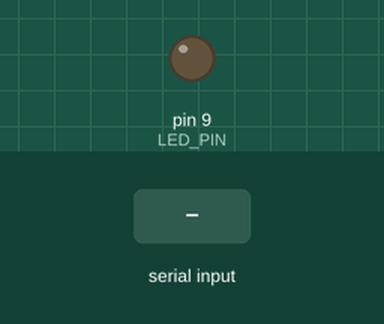
Simulated run of this sketch. Board: Arduino Uno, built with avr-gcc and run on an emulated ATmega328P. Parts: output pins drawn as LEDs (lit = HIGH). The inputs (shaded band) are chosen by the test bench.

Above: at 1.2 s.
1.3 s: "90,45\n" received over Serial
At 1.9 s:
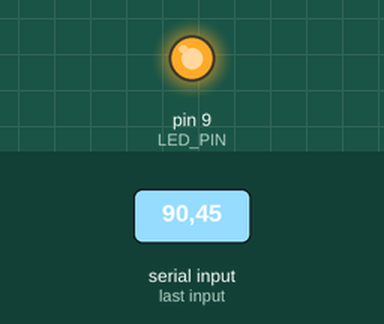
2.8 s: "90\n" received over Serial
At 4.0 s:
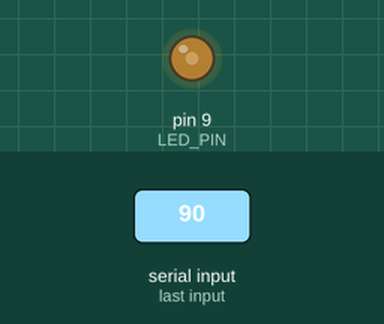
4.3 s: "30,150\n" received over Serial
At 5.5 s:
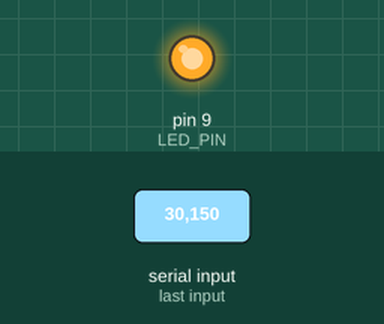
Timing chart, 0 to 7.3 s (numbered marks = the images above; inputs shaded):
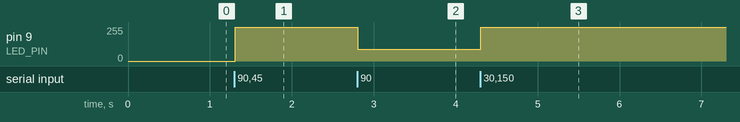

The sketch:

lightadjuster.ino
```cpp
const int LED_PIN = 9;

String inputString = "";
bool stringComplete = false;

void setup() {
  pinMode(LED_PIN, OUTPUT);
  Serial.begin(9600);   // Must match Python baudrate
}

void loop() {
  // Read incoming serial characters
  while (Serial.available()) {
    char inChar = (char)Serial.read();

    if (inChar == '\n') {      // End of one value
      stringComplete = true;
      break;
    } else if (isDigit(inChar)) {
      inputString += inChar;   // Build up the number as text
    }
  }

  // When a full number has been received
  if (stringComplete) {
    int brightness = inputString.toInt();      // Convert to integer
    brightness = constrain(brightness, 0, 255);

    analogWrite(LED_PIN, brightness);          // Set LED brightness

    // Reset for next value
    inputString = "";
    stringComplete = false;
  }
}
```

Measured:
- after the input at 1.3 s, pin 9 (LED_PIN): 0/255 → 255/255 at once
- after the input at 2.8 s, pin 9 (LED_PIN): 255/255 → 90/255 at once
- after the input at 4.3 s, pin 9 (LED_PIN): 90/255 → 255/255 at once
